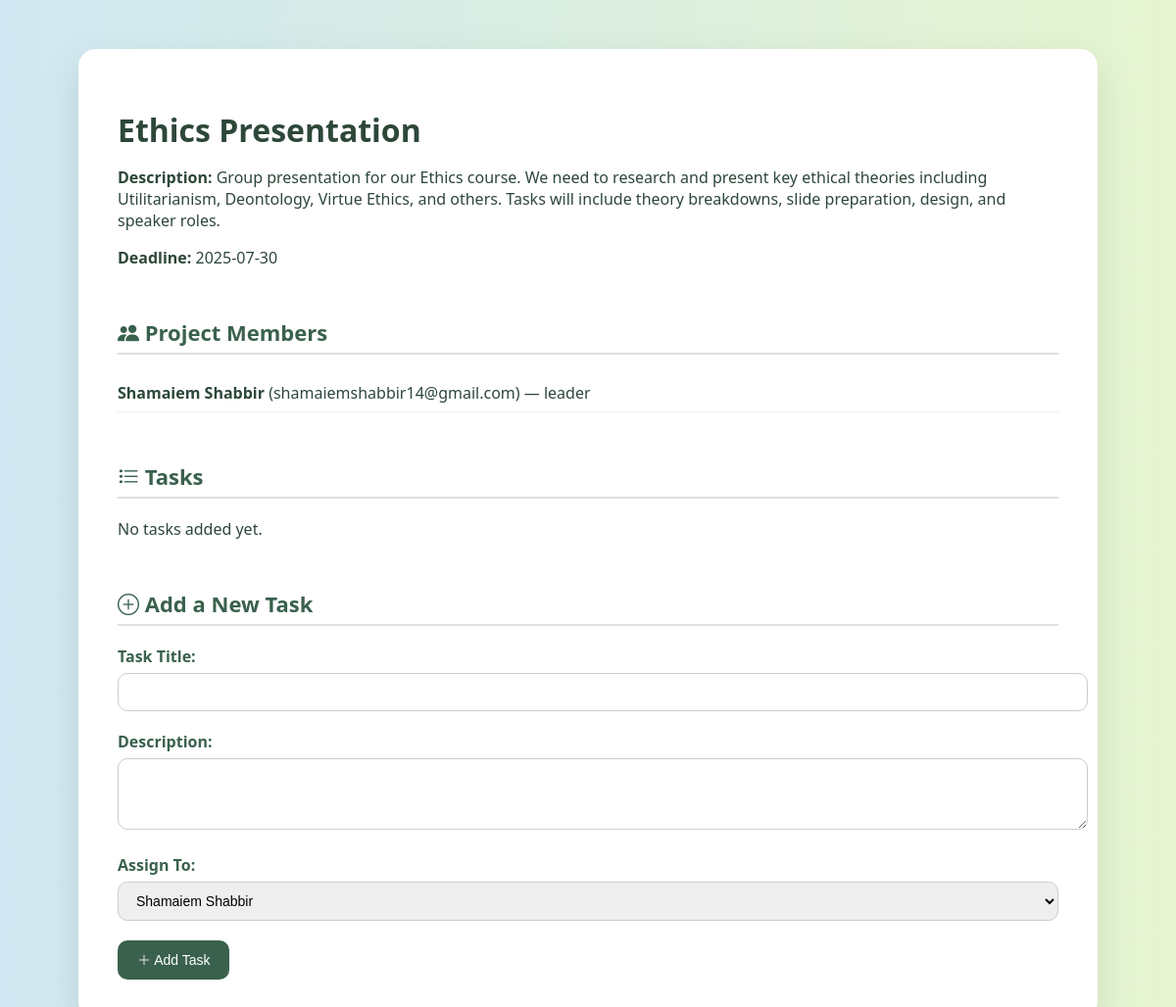
Before: /project/1 (signed in) with the older database file.
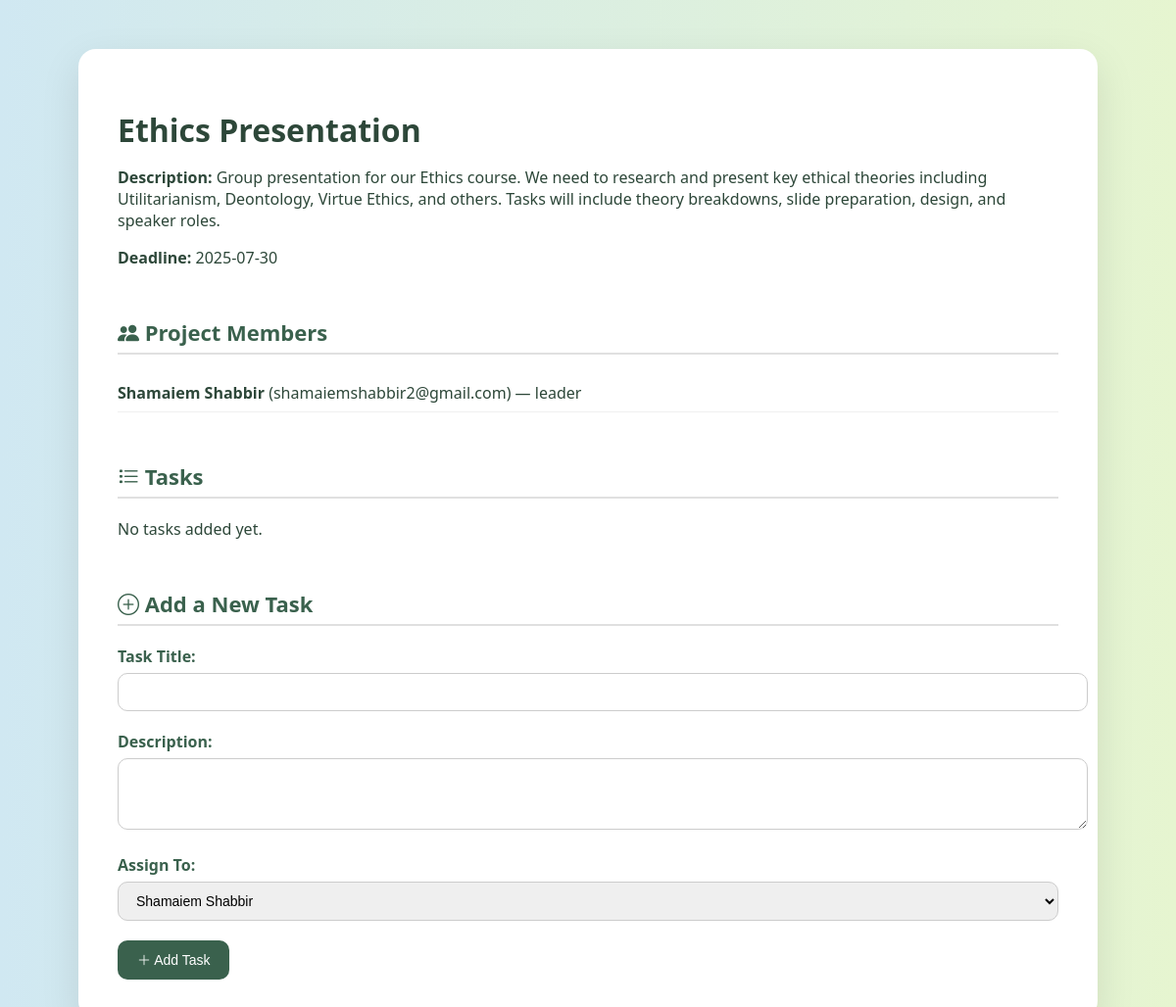
After: the same page with the newer database file.
### tables this page shows
CREATE TABLE project_members (
    id INTEGER PRIMARY KEY AUTOINCREMENT,
    project_id INTEGER,
    user_id INTEGER,
    role TEXT CHECK(role IN ('leader', 'member')) DEFAULT 'member',
    FOREIGN KEY (project_id) REFERENCES projects(id),
    FOREIGN KEY (user_id) REFERENCES users(id)
);

CREATE TABLE users (
        id INTEGER PRIMARY KEY AUTOINCREMENT,
        name TEXT NOT NULL,
        email TEXT NOT NULL UNIQUE,
        password TEXT NOT NULL,
        created_at TIMESTAMP DEFAULT CURRENT_TIMESTAMP
    );

### app.py (the view, shortened to what this page needs)
@app.route('/project/<int:project_id>', methods=['GET', 'POST'])
def project_details(project_id):
    if 'user_id' not in session:
        return redirect('/login')
    conn = get_db_connection()
    conn.row_factory = sqlite3.Row
    c = conn.cursor()
    user_id = session['user_id']
    c.execute("SELECT * FROM projects WHERE id = ?", (project_id,))
    project = c.fetchone()
    c.execute("SELECT role FROM project_members WHERE project_id = ? AND user_id = ?", (project_id, user_id))
    role = c.fetchone()
    is_leader = role and role['role'] == 'leader'
    c.execute("""
        SELECT u.id, u.name, u.email, pm.role
        FROM project_members pm
        JOIN users u ON pm.user_id = u.id
        WHERE pm.project_id = ?
    """, (project_id,))
    members = c.fetchall()
    c.execute("""
    SELECT t.id, t.title, t.description, t.status, t.assigned_to, u.name as assignee_name
    FROM tasks t
    JOIN users u ON t.assigned_to = u.id
    WHERE t.project_id = ?
""", (project_id,))
    tasks = c.fetchall()
    conn.close()
    return render_template('project_details.html',
                           project=project,
                           members=members,
                           tasks=tasks,
                           is_leader=is_leader)

### app.py (called while the page is built)
def get_db_connection():
    conn = sqlite3.connect('data.db')
    conn.row_factory = sqlite3.Row
    return conn

### templates/project_details.html (shortened to what this page needs)
<!DOCTYPE html>
<html>
<head>
  <link rel="stylesheet" href="https://cdn.jsdelivr.net/npm/bootstrap-icons@1.10.5/font/bootstrap-icons.css">
</head>
<body>
  <div class="container">
    <h1>{{ project['title'] }}</h1>
    <p><strong>Description:</strong> {{ project['description'] }}</p>
    <p><strong>Deadline:</strong> {{ project['deadline'] }}</p>
    <div class="section">
      <h3><i class="bi bi-people-fill"></i> Project Members</h3>
      <ul>
        {% for m in members %}
          <li><strong>{{ m['name'] }}</strong> ({{ m['email'] }}) — {{ m['role'] }}</li>
        {% endfor %}
      </ul>
    </div>
    <div class="section">
      <h3><i class="bi bi-list-task"></i> Tasks</h3>
      {% if tasks %}
        {% for task in tasks %}
          <div class="task-card"
               style="border-left-color:
                 {% if task['status'] == 'not started' %}#999
                 {% elif task['status'] == 'in progress' %}#ffb400
                 {% elif task['status'] == 'completed' %}#28a745
                 {% else %}#ccc{% endif %};">
            <h4 style="margin: 0 0 8px;">{{ task['title'] }}</h4>
            <p style="margin: 0 0 8px;">{{ task['description'] }}</p>
            <p style="font-size: 14px; color: #555;">
              <i class="bi bi-person-circle"></i> Assigned to: <strong>{{ task['assignee_name'] }}</strong><br>
              <i class="bi bi-info-circle"></i> Status:
              {% if task['assigned_to']|int == session['user_id']|int %}
                <form method="POST" action="/update_task_status/{{ task['id'] }}" style="display: inline;">
                  <select name="status" onchange="this.form.submit()" style="padding: 4px 8px;">
                    <option value="not started" {% if task['status'] == 'not started' %}selected{% endif %}>Not Started</option>
                    <option value="in progress" {% if task['status'] == 'in progress' %}selected{% endif %}>In Progress</option>
                    <option value="completed" {% if task['status'] == 'completed' %}selected{% endif %}>Completed</option>
                  </select>
                </form>
              {% else %}
                <em>{{ task['status']|capitalize }}</em>
              {% endif %}
            </p>
            {% if is_leader %}
              <div style="position: absolute; top: 15px; right: 15px; display: flex; gap: 10px;">
                <a href="/edit_task/{{ task['id'] }}?project_id={{ project['id'] }}"
                   class="btn-sm btn-outline-primary" title="Edit Task">
                  <i class="bi bi-pencil-fill"></i>
                </a>
                <form method="POST" action="/delete_task/{{ task['id'] }}" style="display: inline;">
                  <input type="hidden" name="project_id" value="{{ project['id'] }}">
                  <button type="submit" class="btn-sm btn-outline-danger" title="Delete Task">
                    <i class="bi bi-trash3-fill"></i>
                  </button>
                </form>
              </div>
            {% endif %}
          </div>
        {% endfor %}
      {% else %}
        <p>No tasks added yet.</p>
      {% endif %}
    </div>
    {% if is_leader %}
    <div class="section">
      <h3><i class="bi bi-plus-circle"></i> Add a New Task</h3>
      <form method="POST">
        <div class="form-group">
          <label for="task_title">Task Title:</label>
          <input type="text" name="task_title" id="task_title" required>
        </div>
        <div class="form-group">
          <label for="task_description">Description:</label>
          <textarea name="task_description" id="task_description" rows="3"></textarea>
        </div>
        <div class="form-group">
          <label for="assigned_to">Assign To:</label>
          <select name="assigned_to" id="assigned_to">
            {% for member in members %}
              <option value="{{ member.id }}">{{ member.name }}</option>
            {% endfor %}
          </select>
        </div>
        <button type="submit"><i class="bi bi-plus-lg"></i> Add Task</button>
      </form>
    </div>
    {% endif %}
  </div>
</body>
</html>

Changed rows visible on the page:
changed through a linked row, project_members "leader": email "shamaiemshabbir14@gmail.com" → "shamaiemshabbir2@gmail.com"
